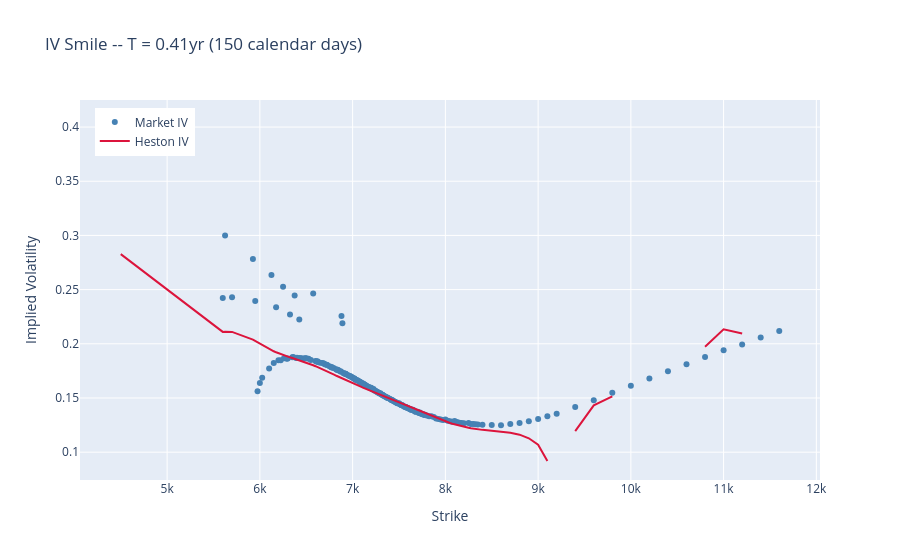

The notebook cell saved with this chart:
### Markdown cell above
## 5 · Heston vs Market IV -- Smile Comparison

Single maturity slice: model IVs extracted from Heston prices vs observed market IVs.

### Code cell
T_plot   = calib_maturities[1] if len(calib_maturities) > 1 else calib_maturities[0]
slice_df = surface[surface['T'] == T_plot].sort_values('strike')

model_ivs = []
for _, row in slice_df.iterrows():
    try:
        model_p = heston_price(spot, row['strike'], T_plot, R,
                               params['v0'], params['kappa'], params['theta'],
                               params['sigma_v'], params['rho'])
        iv = implied_vol(model_p, spot, row['strike'], T_plot, R)
    except Exception:
        iv = np.nan
    model_ivs.append(iv)

fig = go.Figure()
fig.add_trace(go.Scatter(x=slice_df['strike'], y=slice_df['IV'],
                         mode='markers', name='Market IV',
                         marker=dict(size=6, color='steelblue')))
fig.add_trace(go.Scatter(x=slice_df['strike'], y=model_ivs,
                         mode='lines', name='Heston IV',
                         line=dict(color='crimson', width=2)))
fig.update_layout(
    title=f'IV Smile -- T = {T_plot:.2f}yr ({round(T_plot * 365):.0f} calendar days)',
    xaxis_title='Strike',
    yaxis_title='Implied Volatility',
    legend=dict(x=0.02, y=0.98)
)
fig.show()

### Figure 1 — Plotly figure (JSON) as saved in the notebook; plotly's stock layout.template omitted (floating-point values rounded to 4 significant figures; data arrays with more than 128 entries replaced by an {"elided": "..."} marker saying what was removed)
{"data": [{"marker": {"color": "steelblue", "size": 6}, "mode": "markers", "name": "Market IV", "type": "scatter", "x": {"elided": "203 float values"}, "y": {"elided": "203 float values"}}, {"line": {"color": "crimson", "width": 2}, "mode": "lines", "name": "Heston IV", "type": "scatter", "x": {"elided": "203 float values"}, "y": {"elided": "203 float values"}}], "layout": {"legend": {"x": 0.02, "y": 0.98}, "title": {"text": "IV Smile -- T = 0.41yr (150 calendar days)"}, "xaxis": {"title": {"text": "Strike"}}, "yaxis": {"title": {"text": "Implied Volatility"}}}}
